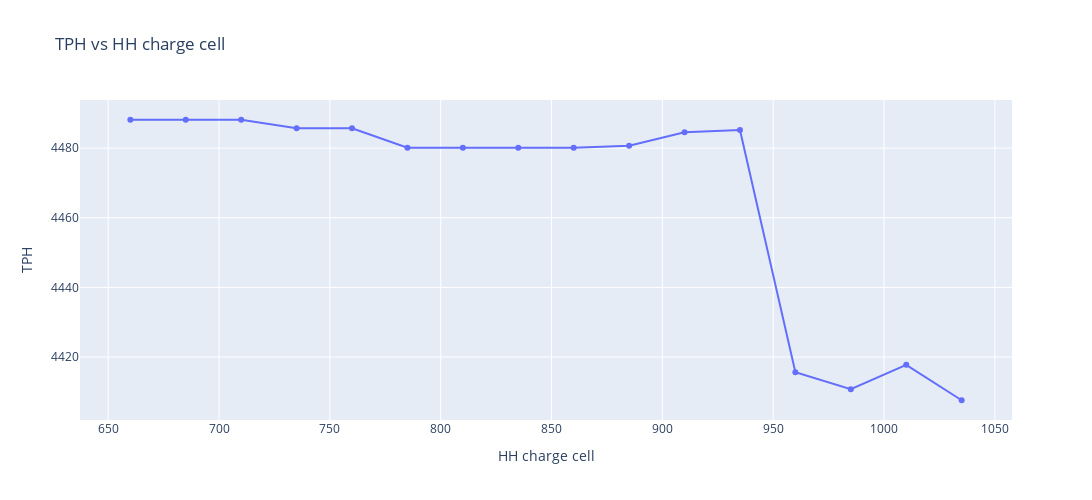
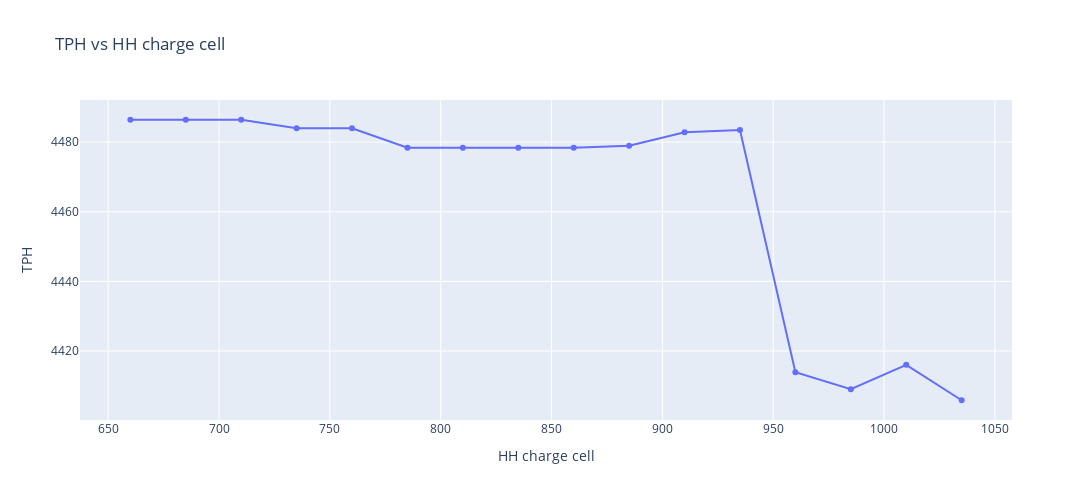
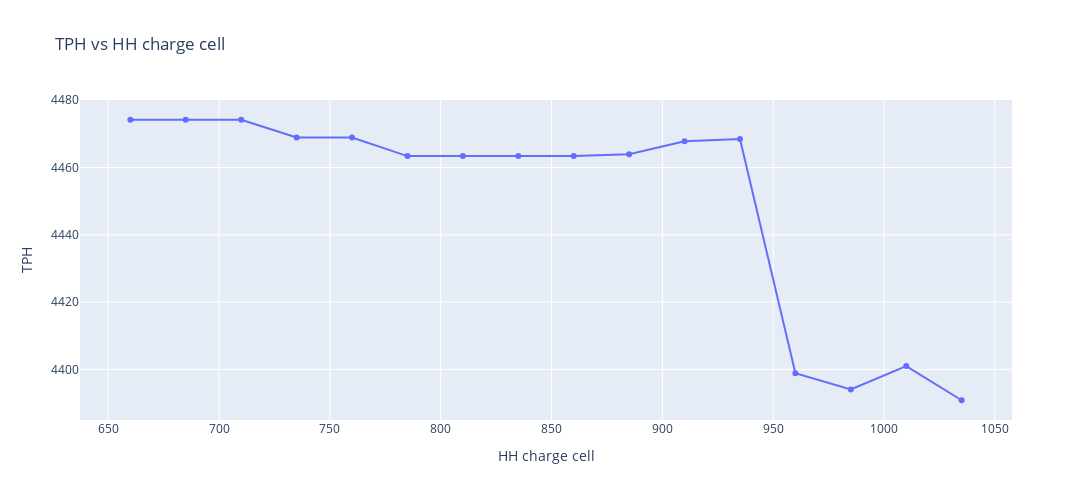
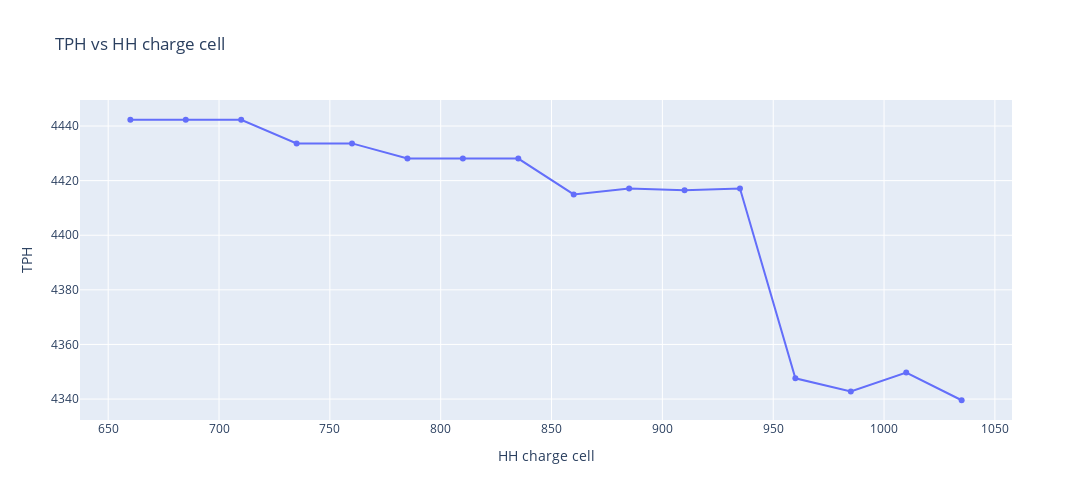

Notebook code for these charts, in order:
### Code cell
list_df_recommendation=[]
list_df_tph=[]
list_index=[]
for i in data1.index:
    try:
        inicio=i
        print(inicio)
        fin=inicio+timedelta(minutes=10)
        
        df=data1.loc[inicio:fin]
        #display(df)
        rec,tph=optimum_recommendation(df,range_hh_cc)

        list_df_recommendation.append(rec)
        list_df_tph.append(tph)
        list_index.append(fin)
        
    except Exception as e:
        print(e)
        #print("Error :",i)
        #display(df)

### Figure 1 — Plotly figure (JSON) as saved in the notebook; plotly's stock layout.template omitted (floating-point values rounded to 4 significant figures)
{"data": [{"mode": "lines+markers", "name": "TPH", "type": "scatter", "x": [660, 685, 710, 735, 760, 785, 810, 835, 860, 885, 910, 935, 960, 985, 1010, 1035], "y": [4488.0, 4488.0, 4488.0, 4486.0, 4486.0, 4480.0, 4480.0, 4480.0, 4480.0, 4481.0, 4485.0, 4485.0, 4416.0, 4411.0, 4418.0, 4408.0]}], "layout": {"height": 500, "hovermode": "x unified", "title": {"text": "TPH vs HH charge cell"}, "width": 1200, "xaxis": {"title": {"text": "HH charge cell"}}, "yaxis": {"title": {"text": "TPH"}}}}

### Figure 2 — Plotly figure (JSON) as saved in the notebook; plotly's stock layout.template omitted (floating-point values rounded to 4 significant figures)
{"data": [{"mode": "lines+markers", "name": "TPH", "type": "scatter", "x": [660, 685, 710, 735, 760, 785, 810, 835, 860, 885, 910, 935, 960, 985, 1010, 1035], "y": [4486.0, 4486.0, 4486.0, 4484.0, 4484.0, 4478.0, 4478.0, 4478.0, 4478.0, 4479.0, 4483.0, 4483.0, 4414.0, 4409.0, 4416.0, 4406.0]}], "layout": {"height": 500, "hovermode": "x unified", "title": {"text": "TPH vs HH charge cell"}, "width": 1200, "xaxis": {"title": {"text": "HH charge cell"}}, "yaxis": {"title": {"text": "TPH"}}}}

### Figure 3 — Plotly figure (JSON) as saved in the notebook; plotly's stock layout.template omitted (floating-point values rounded to 4 significant figures)
{"data": [{"mode": "lines+markers", "name": "TPH", "type": "scatter", "x": [660, 685, 710, 735, 760, 785, 810, 835, 860, 885, 910, 935, 960, 985, 1010, 1035], "y": [4474.0, 4474.0, 4474.0, 4469.0, 4469.0, 4463.0, 4463.0, 4463.0, 4463.0, 4464.0, 4468.0, 4468.0, 4399.0, 4394.0, 4401.0, 4391.0]}], "layout": {"height": 500, "hovermode": "x unified", "title": {"text": "TPH vs HH charge cell"}, "width": 1200, "xaxis": {"title": {"text": "HH charge cell"}}, "yaxis": {"title": {"text": "TPH"}}}}

### Figure 4 — Plotly figure (JSON) as saved in the notebook; plotly's stock layout.template omitted (floating-point values rounded to 4 significant figures)
{"data": [{"mode": "lines+markers", "name": "TPH", "type": "scatter", "x": [660, 685, 710, 735, 760, 785, 810, 835, 860, 885, 910, 935, 960, 985, 1010, 1035], "y": [4442.0, 4442.0, 4442.0, 4434.0, 4434.0, 4428.0, 4428.0, 4428.0, 4415.0, 4417.0, 4416.0, 4417.0, 4348.0, 4343.0, 4350.0, 4340.0]}], "layout": {"height": 500, "hovermode": "x unified", "title": {"text": "TPH vs HH charge cell"}, "width": 1200, "xaxis": {"title": {"text": "HH charge cell"}}, "yaxis": {"title": {"text": "TPH"}}}}
